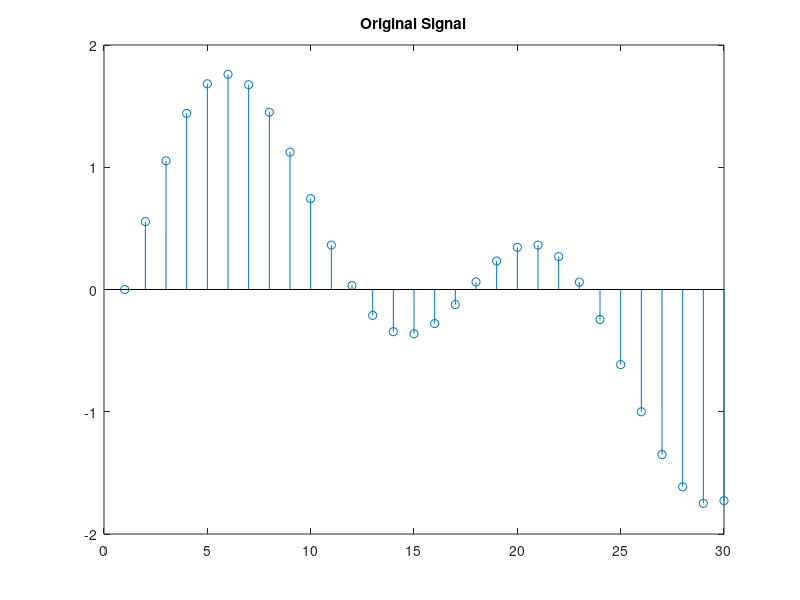
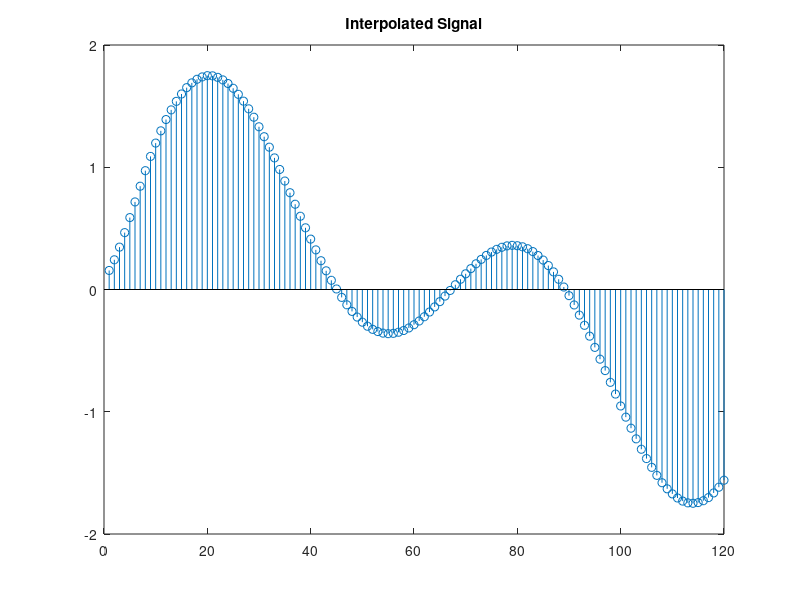

MATLAB code to generate these figures, in order:
t = 0:0.001:1;     % Time vector
x = sin(2*pi*30*t) + sin(2*pi*60*t);
y = interp(x,4);
stem(x(1:30)); 
title('Original Signal');
figure
stem(y(1:120)); 
title('Interpolated Signal');